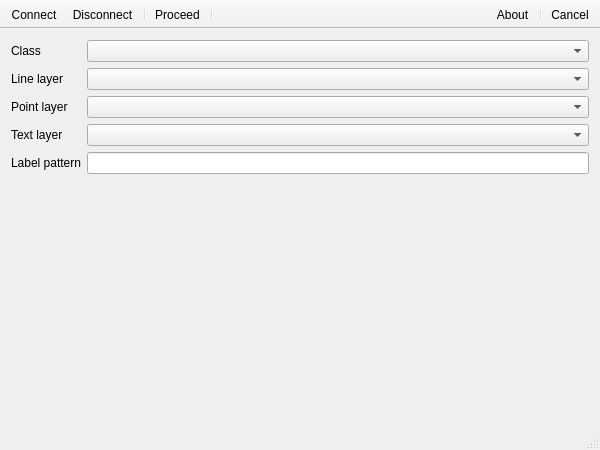
<?xml version="1.0" encoding="UTF-8"?>
<ui version="4.0">
 <class>MainWindow</class>
 <widget class="QMainWindow" name="MainWindow">
  <property name="geometry">
   <rect>
    <x>0</x>
    <y>0</y>
    <width>600</width>
    <height>450</height>
   </rect>
  </property>
  <property name="windowTitle">
   <string>EW-Builder</string>
  </property>
  <property name="windowIcon">
   <iconset theme="system-run">
    <normaloff>.</normaloff>.</iconset>
  </property>
  <widget class="QWidget" name="centralWidget">
   <layout class="QGridLayout" name="gridLayout">
    <item row="1" column="0">
     <widget class="QLabel" name="lineLabel">
      <property name="sizePolicy">
       <sizepolicy hsizetype="Fixed" vsizetype="Preferred">
        <horstretch>0</horstretch>
        <verstretch>0</verstretch>
       </sizepolicy>
      </property>
      <property name="text">
       <string>Line layer</string>
      </property>
     </widget>
    </item>
    <item row="4" column="0">
     <widget class="QLabel" name="labelPattern">
      <property name="text">
       <string>Label pattern</string>
      </property>
     </widget>
    </item>
    <item row="5" column="0" colspan="2">
     <widget class="QScrollArea" name="scrollArea">
      <property name="frameShape">
       <enum>QFrame::NoFrame</enum>
      </property>
      <property name="lineWidth">
       <number>0</number>
      </property>
      <property name="widgetResizable">
       <bool>true</bool>
      </property>
      <widget class="QWidget" name="scrollAreaWidgetContents">
       <property name="geometry">
        <rect>
         <x>0</x>
         <y>0</y>
         <width>582</width>
         <height>231</height>
        </rect>
       </property>
       <layout class="QVBoxLayout" name="valuesLayout"/>
      </widget>
     </widget>
    </item>
    <item row="2" column="1">
     <widget class="QComboBox" name="Point"/>
    </item>
    <item row="0" column="0">
     <widget class="QLabel" name="classLabel">
      <property name="sizePolicy">
       <sizepolicy hsizetype="Fixed" vsizetype="Preferred">
        <horstretch>0</horstretch>
        <verstretch>0</verstretch>
       </sizepolicy>
      </property>
      <property name="text">
       <string>Class</string>
      </property>
     </widget>
    </item>
    <item row="4" column="1">
     <widget class="QLineEdit" name="Pattern"/>
    </item>
    <item row="3" column="1">
     <widget class="QComboBox" name="Text"/>
    </item>
    <item row="0" column="1">
     <widget class="QComboBox" name="Class"/>
    </item>
    <item row="1" column="1">
     <widget class="QComboBox" name="Line"/>
    </item>
    <item row="2" column="0">
     <widget class="QLabel" name="pointLabel">
      <property name="text">
       <string>Point layer</string>
      </property>
     </widget>
    </item>
    <item row="3" column="0">
     <widget class="QLabel" name="textLabel">
      <property name="sizePolicy">
       <sizepolicy hsizetype="Fixed" vsizetype="Preferred">
        <horstretch>0</horstretch>
        <verstretch>0</verstretch>
       </sizepolicy>
      </property>
      <property name="text">
       <string>Text layer</string>
      </property>
     </widget>
    </item>
   </layout>
  </widget>
  <widget class="QToolBar" name="mainTool">
   <property name="windowTitle">
    <string>Tools</string>
   </property>
   <property name="movable">
    <bool>false</bool>
   </property>
   <property name="floatable">
    <bool>false</bool>
   </property>
   <attribute name="toolBarArea">
    <enum>TopToolBarArea</enum>
   </attribute>
   <attribute name="toolBarBreak">
    <bool>false</bool>
   </attribute>
   <addaction name="actionConnect"/>
   <addaction name="actionDisconnect"/>
   <addaction name="separator"/>
   <addaction name="actionProceed"/>
   <addaction name="separator"/>
  </widget>
  <widget class="QToolBar" name="supportTool">
   <property name="windowTitle">
    <string>Support</string>
   </property>
   <property name="layoutDirection">
    <enum>Qt::RightToLeft</enum>
   </property>
   <property name="movable">
    <bool>false</bool>
   </property>
   <property name="floatable">
    <bool>false</bool>
   </property>
   <attribute name="toolBarArea">
    <enum>TopToolBarArea</enum>
   </attribute>
   <attribute name="toolBarBreak">
    <bool>false</bool>
   </attribute>
   <addaction name="actionCancel"/>
   <addaction name="separator"/>
   <addaction name="actionAbout"/>
  </widget>
  <widget class="QStatusBar" name="statusBar"/>
  <action name="actionAbout">
   <property name="icon">
    <iconset theme="help-about">
     <normaloff>.</normaloff>.</iconset>
   </property>
   <property name="text">
    <string>About</string>
   </property>
   <property name="shortcut">
    <string>F1</string>
   </property>
  </action>
  <action name="actionConnect">
   <property name="icon">
    <iconset theme="network-wired">
     <normaloff>.</normaloff>.</iconset>
   </property>
   <property name="text">
    <string>Connect</string>
   </property>
   <property name="shortcut">
    <string>Ctrl+O</string>
   </property>
  </action>
  <action name="actionDisconnect">
   <property name="icon">
    <iconset theme="network-offline">
     <normaloff>.</normaloff>.</iconset>
   </property>
   <property name="text">
    <string>Disconnect</string>
   </property>
   <property name="shortcut">
    <string>Ctrl+Q</string>
   </property>
  </action>
  <action name="actionProceed">
   <property name="icon">
    <iconset theme="system-run">
     <normaloff>.</normaloff>.</iconset>
   </property>
   <property name="text">
    <string>Proceed</string>
   </property>
   <property name="shortcut">
    <string>Ctrl+R</string>
   </property>
  </action>
  <action name="actionCancel">
   <property name="icon">
    <iconset theme="stop">
     <normaloff>.</normaloff>.</iconset>
   </property>
   <property name="text">
    <string>Cancel</string>
   </property>
   <property name="shortcut">
    <string>Esc</string>
   </property>
  </action>
 </widget>
 <layoutdefault spacing="6" margin="11"/>
 <resources/>
 <connections>
  <connection>
   <sender>Class</sender>
   <signal>currentIndexChanged(int)</signal>
   <receiver>MainWindow</receiver>
   <slot>classIndexChanged(int)</slot>
   <hints>
    <hint type="sourcelabel">
     <x>335</x>
     <y>52</y>
    </hint>
    <hint type="destinationlabel">
     <x>668</x>
     <y>47</y>
    </hint>
   </hints>
  </connection>
 </connections>
 <slots>
  <slot>classIndexChanged(int)</slot>
 </slots>
</ui>
